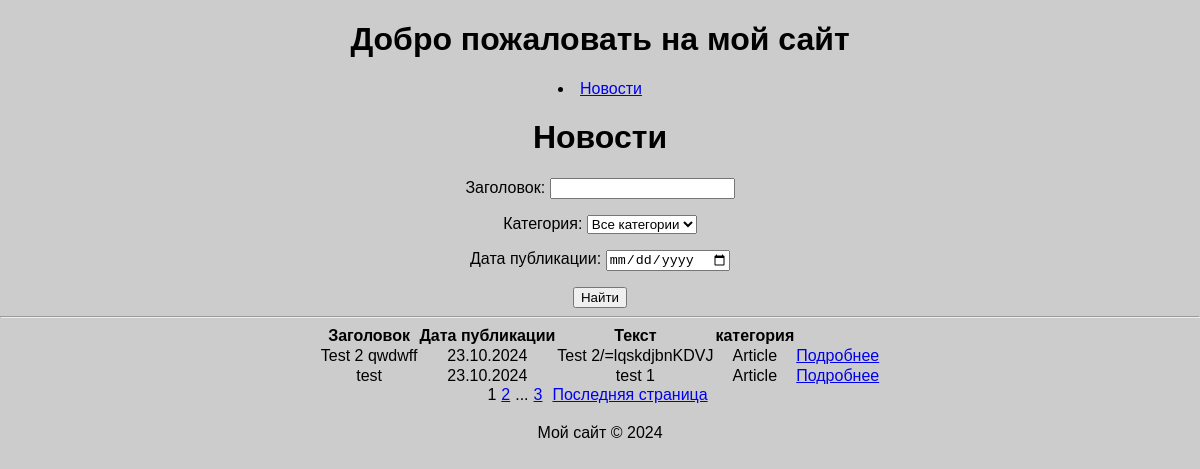
The page /news/ on the database as committed earlier.
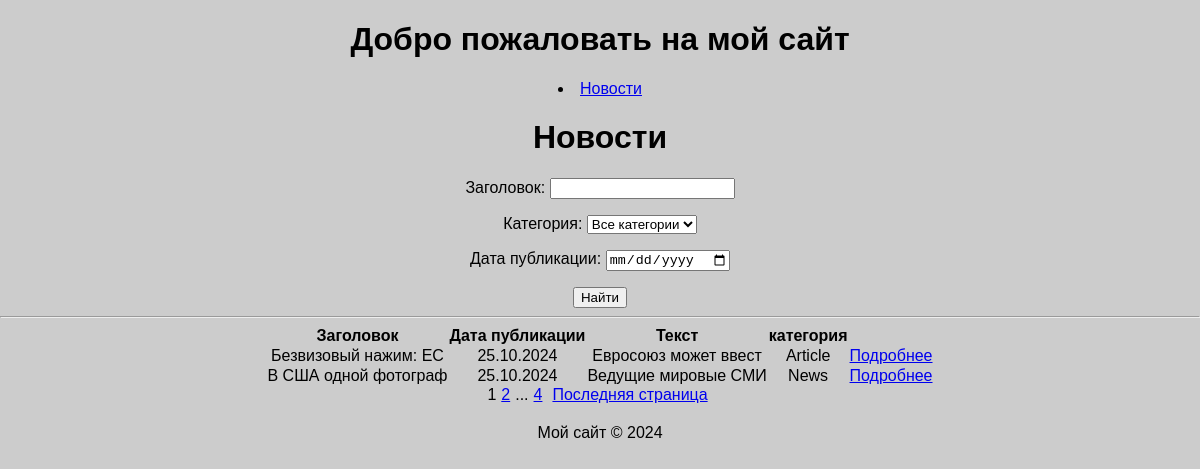
The same page on the database as committed later.
### newsapp/models.py (models this page shows, shortened)
class Post(models.Model):
    ARTICLE = 'AR'
    NEWS = 'NW'
    CATEGORY_CHOICES = (
        (ARTICLE, 'Article'),
        (NEWS, 'News'),
    )
    author = models.ForeignKey(Author, on_delete=models.CASCADE)
    category_type = models.CharField(max_length=2, choices=CATEGORY_CHOICES, default=ARTICLE)
    created_at = models.DateTimeField(auto_now_add=True)
    categories = models.ManyToManyField(Category, through='PostCategory')
    title = models.CharField(max_length=255)
    text = models.TextField()
    rating = models.IntegerField(default=0)

### newsapp/views.py (the view)
# urls.py: path('news/', views.NewsList.as_view(), name='news_list'),
class NewsList(ListView):
    model = Post
    ordering = '-created_at'
    template_name = 'newsapp/news_list.html'
    context_object_name = 'news'
    paginate_by = 2
    def get_queryset(self):
        queryset = super().get_queryset()
        self.filterset = PostFilter(self.request.GET, queryset)
        return self.filterset.qs
    def get_context_data(self, **kwargs):
        context = super().get_context_data(**kwargs)
        context['filterset'] = self.filterset
        return context

### newsapp/templatetags/custom_filters.py (called while the page is built)
@register.filter(name='censor')
def censor(value):
    if not isinstance(value, str):
        raise TypeError("Censor filter expects a string input")
    words = value.split()
    censored_text = []
    for word in words:
        clean_word = word.lower()  # Приводим слово к нижнему регистру для сравнения
        for bad_word in BAD_WORDS:
            if bad_word in clean_word:
                word = word[0] + '*' * (len(word) - 1)  # Замена всех букв на '*', кроме первой
        censored_text.append(word)
    return ' '.join(censored_text)

### newsapp/templatetags/custom_tags.py (called while the page is built)
@register.simple_tag(takes_context=True)
def url_replace(context, **kwargs):
    d = context['request'].GET.copy()
    for k, v in kwargs.items():
        d[k] = v
    return d.urlencode()

### newsapp/templates/newsapp/news_list.html (shortened to what this page needs)
{% extends "default.html" %}
{% load custom_tags %}
{% load custom_filters %}
{% block content %}
  <h1>Новости</h1>
<div style="text-align: center">
   <form action="" method="get">
       {{ filterset.form.as_p }}
       <input type="submit" value="Найти" />
   </form>
</div>
  <hr>
  {% if page_obj %}
    <table>
      <tr>
        <th>Заголовок</th>
        <th>Дата публикации</th>
        <th>Текст</th>
        <th>категория</th>
      </tr>
      {% for news in page_obj %}
        <tr>
          <td>{{ news.title|censor|slice:":20" }}</td>
          <td>{{ news.created_at|date:"d.m.Y" }}</td>
          <td>{{ news.text|censor|slice:":20" }}</td>
          <td>{{ news.get_category_type_display }}</td>
          <td><a href="{% url 'news_detail' news.pk %}">Подробнее</a></td>
        </tr>
      {% endfor %}
    </table>
<div class="pagination" style="text-align: center;">
  {{ page_obj.number }}
  {% if page_obj.has_next %}
    <a href="?{% url_replace page=page_obj.next_page_number %}">{{ page_obj.next_page_number }}</a>
    {% if paginator.num_pages != page_obj.next_page_number %}
      ...
      <a href="?{% url_replace page=page_obj.paginator.num_pages %}">{{ page_obj.paginator.num_pages }}</a>
    {% endif %}
  {% endif %}
  {% if page_obj.has_next %}
    <a href="?{% url_replace page=page_obj.paginator.num_pages %}">Последняя страница</a>
  {% endif %}
</div>
  {% else %}
    <h2>Новостей нет!</h2>
  {% endif %}
{% endblock %}

Rows that differ between the two databases and show on the page:
no longer on this page (row edited): Post: title|censor "Test 2 qwdwff", created_at "23.10.2024", text|censor "Test 2/=lqskdjbnKDVJ", category_type "Article"
no longer on this page (row unchanged): Post: title|censor "test", created_at "23.10.2024", text|censor "test 1", category_type "Article"
added Post: title|censor "Безвизовый нажим: ЕС", created_at "25.10.2024", text|censor "Евросоюз может ввест", category_type "Article"
added Post: title|censor "В США одной фотограф", created_at "25.10.2024", text|censor "Ведущие мировые СМИ", category_type "News"
Other text that changed with them:
{{ page_obj.paginator.num_pages }}: "3" → "4"
